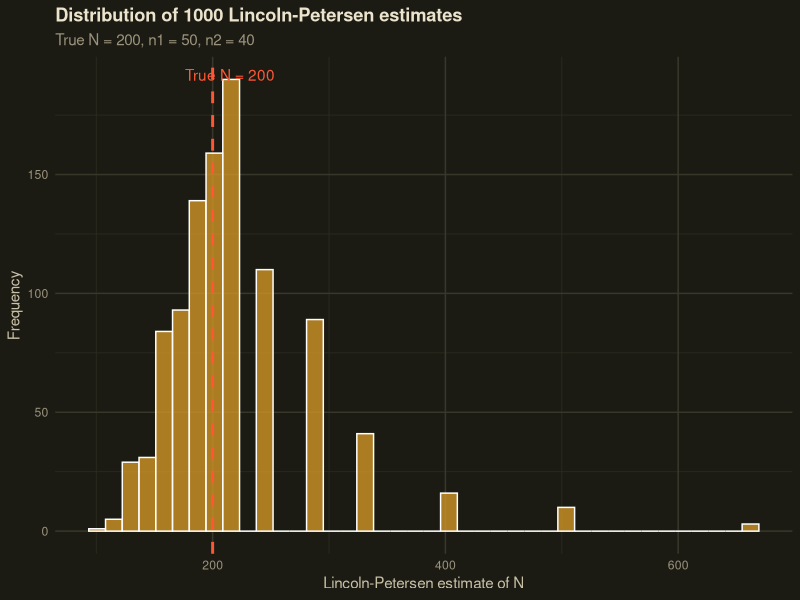

Reproduce this figure in R.
## ---- chunk 1
knitr::opts_chunk$set(echo = TRUE,
                      warning = FALSE,
                      message = FALSE)

theme_dark_site <- function(...) {
  ggplot2::theme_minimal(...) +
  ggplot2::theme(
    plot.background   = ggplot2::element_rect(fill = "#1b1b14", colour = NA),
    panel.background  = ggplot2::element_rect(fill = "#1b1b14", colour = NA),
    panel.grid.major  = ggplot2::element_line(colour = "#38382a"),
    panel.grid.minor  = ggplot2::element_line(colour = "#2c2c20"),
    text              = ggplot2::element_text(colour = "#c9c0a6"),
    axis.text         = ggplot2::element_text(colour = "#9a927b"),
    plot.title        = ggplot2::element_text(colour = "#ece3cc", face = "bold"),
    plot.subtitle     = ggplot2::element_text(colour = "#9a927b"),
    plot.caption      = ggplot2::element_text(colour = "#7a745e"),
    legend.background = ggplot2::element_rect(fill = "#1b1b14", colour = NA),
    legend.key        = ggplot2::element_rect(fill = "#1b1b14", colour = NA),
    legend.text       = ggplot2::element_text(colour = "#c9c0a6"),
    legend.title      = ggplot2::element_text(colour = "#c9c0a6"),
    strip.background  = ggplot2::element_rect(fill = "#2c2c20", colour = NA),
    strip.text        = ggplot2::element_text(colour = "#c9c0a6")
  )
}

theme_void_dark_site <- function(...) {
  ggplot2::theme_void(...) +
  ggplot2::theme(
    plot.background   = ggplot2::element_rect(fill = "#1b1b14", colour = NA),
    text              = ggplot2::element_text(colour = "#c9c0a6"),
    plot.title        = ggplot2::element_text(colour = "#ece3cc", face = "bold", hjust = 0.5),
    plot.subtitle     = ggplot2::element_text(colour = "#9a927b", hjust = 0.5),
    legend.background = ggplot2::element_rect(fill = "#1b1b14", colour = NA),
    legend.key        = ggplot2::element_rect(fill = "#1b1b14", colour = NA),
    legend.text       = ggplot2::element_text(colour = "#c9c0a6"),
    legend.title      = ggplot2::element_text(colour = "#c9c0a6")
  )
}
## ---- chunk 2
n1 <- 50  # Tagged and released on day 1
n2 <- 40  # Caught on day 2
m2 <- 10  # Already tagged in day 2 sample

N_hat <- (n1 * n2) / m2
N_hat
## ---- chunk 3
var_N <- (n1^2 * n2 * (n2 - m2)) / m2^3
se_N <- sqrt(var_N)

ci_lower <- N_hat - 1.96 * se_N
ci_upper <- N_hat + 1.96 * se_N

cat("Estimate:", round(N_hat),
    "\nSE:", round(se_N, 1),
    "\n95% CI:", round(ci_lower), "to", round(ci_upper))
## ---- chunk 4
library(ggplot2)

set.seed(1234)

N_true <- 200
n1 <- 50
n2 <- 40
n_sims <- 1000

lp_estimates <- replicate(n_sims, {
  # Each fish in the population is tagged or not
  tagged <- c(rep(1, n1), rep(0, N_true - n1))
  
  # Sample n2 fish on day 2, without replacement
  second_sample <- sample(tagged, size = n2, replace = FALSE)
  m2_sim <- sum(second_sample)
  
  # Avoid division by zero in rare cases
  if (m2_sim == 0) return(NA)
  
  (n1 * n2) / m2_sim
})

lp_df <- data.frame(N_hat = lp_estimates[!is.na(lp_estimates)])

ggplot(lp_df, aes(x = N_hat)) +
  geom_histogram(fill = "#d19527", colour = "white", bins = 40, alpha = 0.8) +
  geom_vline(xintercept = N_true, linetype = "dashed",
             colour = "#FF5733", linewidth = 1) +
  annotate("text", x = N_true + 15, y = Inf, vjust = 2,
           label = "True N = 200", colour = "#FF5733") +
  labs(
    x = "Lincoln-Petersen estimate of N",
    y = "Frequency",
    title = paste0("Distribution of ", n_sims, " Lincoln-Petersen estimates"),
    subtitle = "True N = 200, n1 = 50, n2 = 40"
  ) +
  theme_dark_site()
